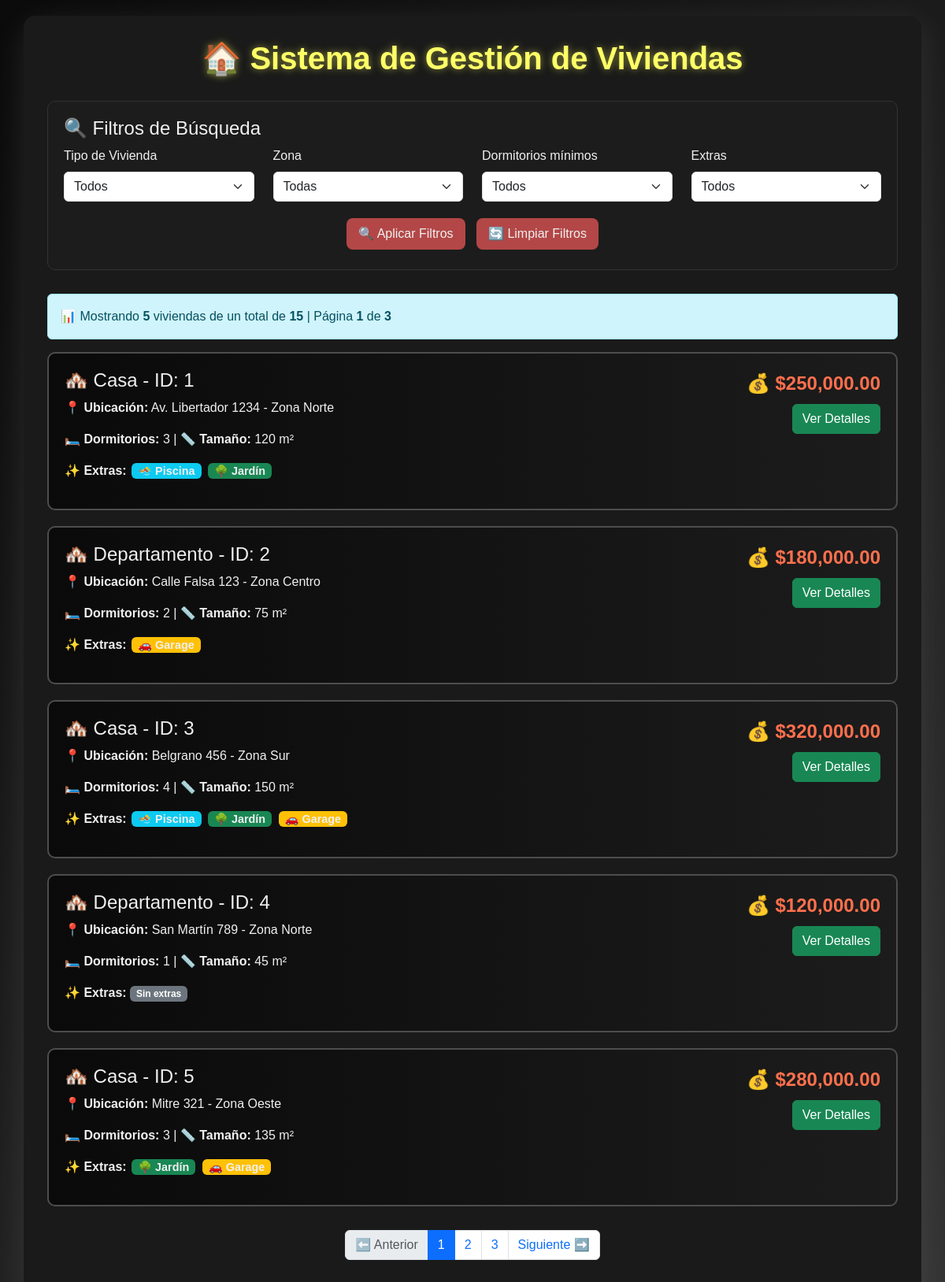
The page / on the database its author committed.
### tables this page shows
CREATE TABLE viviendas (
    id INT(3) AUTO_INCREMENT PRIMARY KEY,
    tipo VARCHAR(15),
    zona VARCHAR(15),
    direccion VARCHAR(30),
    dormitorios INT(1),
    precio FLOAT(10,2),
    tamano INT(5),
    extras SET('Piscina','Jardín','Garage')
);

### index.php (the view, shortened to what this page needs)
<?php
require_once 'conexion.php';
?>
<!DOCTYPE html>
<html lang="es">
<head>
    <link href="https://cdn.jsdelivr.net/npm/bootstrap@5.3.0/dist/css/bootstrap.min.css" rel="stylesheet">
    <link rel="stylesheet" href="style.css">
</head>
<body>
    <div class="container">
        <h1 class="titulo-principal">🏠 Sistema de Gestión de Viviendas</h1>
        <div class="filtros-section">
            <h4>🔍 Filtros de Búsqueda</h4>
            <form method="GET" action="">
                <div class="row">
                    <div class="col-md-3">
                        <label class="form-label">Tipo de Vivienda</label>
                        <select name="tipo" class="form-select">
                            <option value="">Todos</option>
                        </select>
                    </div>
                    <div class="col-md-3">
                        <label class="form-label">Zona</label>
                        <select name="zona" class="form-select">
                            <option value="">Todas</option>
                        </select>
                    </div>
                    <div class="col-md-3">
                        <label class="form-label">Dormitorios mínimos</label>
                        <select name="dormitorios" class="form-select">
                            <option value="">Todos</option>
                        </select>
                    </div>
                    <div class="col-md-3">
                        <label class="form-label">Extras</label>
                        <select name="extras" class="form-select">
                            <option value="">Todos</option>
                        </select>
                    </div>
                </div>
                <div class="row mt-3">
                    <div class="col-md-12 text-center">
                        <button type="submit" class="btn btn-primary btn-filtro">🔍 Aplicar Filtros</button>
                        <a href="index.php" class="btn btn-secondary btn-filtro">🔄 Limpiar Filtros</a>
                    </div>
                </div>
            </form>
        </div>
        <div id="resultados">
<?php
$pagina = isset($_GET['pagina']) ? (int)$_GET['pagina'] : 1;
$registrosPorPagina = 5;
$comienzo = ($pagina - 1) * $registrosPorPagina;
$where = [];
$whereSQL = count($where) > 0 ? "WHERE " . implode(" AND ", $where) : "";
$totalQuery = mysqli_query($conexion, "SELECT COUNT(*) as total FROM viviendas $whereSQL");
$totalRow = mysqli_fetch_assoc($totalQuery);
$totalRegistros = $totalRow['total'];
$totalPaginas = ceil($totalRegistros / $registrosPorPagina);
$query = "SELECT * FROM viviendas $whereSQL LIMIT $comienzo, $registrosPorPagina";
$registros = mysqli_query($conexion, $query)
    or die("<div class='alert alert-danger'>❌ Problemas en la consulta: " . mysqli_error($conexion) . "</div>");
echo "<div class='alert alert-info'>";
echo "📊 Mostrando <strong>" . mysqli_num_rows($registros) . "</strong> viviendas de un total de <strong>$totalRegistros</strong>";
echo " | Página <strong>$pagina</strong> de <strong>$totalPaginas</strong>";
echo "</div>";
if (mysqli_num_rows($registros) > 0) {
    while ($reg = mysqli_fetch_array($registros)) {
        echo "<div class='vivienda-card'>";
        echo "<div class='row'>";
        echo "<div class='col-md-8'>";
        echo "<h4>🏘️ " . htmlspecialchars($reg['tipo']) . " - ID: " . $reg['id'] . "</h4>";
        echo "<p><strong>📍 Ubicación:</strong> " . htmlspecialchars($reg['direccion']) . " - Zona " . htmlspecialchars($reg['zona']) . "</p>";
        echo "<p><strong>🛏️ Dormitorios:</strong> " . $reg['dormitorios'] . " | ";
        echo "<strong>📏 Tamaño:</strong> " . number_format($reg['tamano']) . " m²</p>";
        if (!empty($reg['extras'])) {
            echo "<p><strong>✨ Extras:</strong> ";
            $extras = explode(',', $reg['extras']);
            foreach ($extras as $extra) {
                $color = '';
                $icon = '';
                switch(trim($extra)) {
                    case 'Piscina':
                        $color = 'bg-info';
                        $icon = '🏊';
                        break;
                    case 'Jardín':
                        $color = 'bg-success';
                        $icon = '🌳';
                        break;
                    case 'Garage':
                        $color = 'bg-warning';
                        $icon = '🚗';
                        break;
                }
                echo "<span class='badge $color badge-extra'>$icon " . htmlspecialchars(trim($extra)) . "</span> ";
            }
            echo "</p>";
        } else {
            echo "<p><strong>✨ Extras:</strong> <span class='badge bg-secondary'>Sin extras</span></p>";
        }
        echo "</div>";
        echo "<div class='col-md-4 text-end'>";
        echo "<div class='precio'>💰 $" . number_format($reg['precio'], 2) . "</div>";
        echo "<button class='btn btn-success mt-2'>Ver Detalles</button>";
        echo "</div>";
        echo "</div>";
        echo "</div>";
    }
} else {
    echo "<div class='alert alert-warning'>⚠️ No se encontraron viviendas con los filtros seleccionados.</div>";
}
$urlParams = [];
$baseUrl = '?' . implode('&', $urlParams);
if ($totalPaginas > 1) {
    echo "<nav aria-label='Navegación de páginas'>";
    echo "<ul class='pagination'>";
    if ($pagina > 1) {
        echo "<li class='page-item'>";
        echo "<a class='page-link' href='{$baseUrl}pagina=" . ($pagina - 1) . "'>⬅️ Anterior</a>";
        echo "</li>";
    } else {
        echo "<li class='page-item disabled'>";
        echo "<span class='page-link'>⬅️ Anterior</span>";
        echo "</li>";
    }
    for ($i = 1; $i <= $totalPaginas; $i++) {
        $active = ($i == $pagina) ? 'active' : '';
        echo "<li class='page-item $active'>";
        echo "<a class='page-link' href='{$baseUrl}pagina=$i'>$i</a>";
        echo "</li>";
    }
    if ($pagina < $totalPaginas) {
        echo "<li class='page-item'>";
        echo "<a class='page-link' href='{$baseUrl}pagina=" . ($pagina + 1) . "'>Siguiente ➡️</a>";
        echo "</li>";
    } else {
        echo "<li class='page-item disabled'>";
        echo "<span class='page-link'>Siguiente ➡️</span>";
        echo "</li>";
    }
    echo "</ul>";
    echo "</nav>";
}
?>
        </div>
    </div>
</body>
</html>

### style.css (style rules this page uses)
body { background: linear-gradient(135deg, #0a0a0a 0%, #333333 100%); min-height: 100vh; padding: 20px 0; color: #f0f0f0; font-family: "Poppins", sans-serif; }
.container { background: #1a1a1a; border-radius: 15px; padding: 30px; box-shadow: 0 10px 40px rgba(255, 255, 255, 0.1); }
.vivienda-card { border: 2px solid #4d4d4d; border-radius: 10px; padding: 20px; margin-bottom: 20px; transition: all 0.3s ease; background: linear-gradient(to right, #0a0a0a, #1c1c1c); color: #f0f0f0; }
.precio { color: #ff704d; font-size: 1.5em; font-weight: bold; }
.badge-extra { background-color: #b34747; color: #f0f0f0; margin: 2px; font-size: 0.9em; border-radius: 6px; padding: 3px 8px; }
.filtros-section { background: #1c1c1c; padding: 20px; border-radius: 10px; margin-bottom: 30px; border: 1px solid #333333; }
.titulo-principal { color: #ffff66; text-align: center; margin-bottom: 30px; font-weight: bold; text-shadow: 0 0 10px rgba(255, 255, 102, 0.5); }
.pagination { justify-content: center; margin-top: 30px; }
.btn-filtro { margin: 5px; background-color: #b34747; color: #f0f0f0; border: none; border-radius: 8px; padding: 8px 15px; transition: all 0.2s; }
.vivienda-card { animation: fadeIn 0.5s ease-in-out; }

### rows shown on the page
viviendas: tipo "Casa", id "1", direccion "Av. Libertador 1234", zona "Norte", dormitorios "3", tamano "120", extras "🏊", extras "Piscina", extras "🌳", extras "Jardín", precio "250,000.00"
viviendas: tipo "Departamento", id "2", direccion "Calle Falsa 123", zona "Centro", dormitorios "2", tamano "75", extras "🚗", extras "Garage", precio "180,000.00"
viviendas: tipo "Casa", id "3", direccion "Belgrano 456", zona "Sur", dormitorios "4", tamano "150", extras "🏊", extras "Piscina", extras "🌳", extras "Jardín", extras "🚗", extras "Garage", precio "320,000.00"
viviendas: tipo "Departamento", id "4", direccion "San Martín 789", zona "Norte", dormitorios "1", tamano "45", shows "✨ Extras:", extras "Sin extras", precio "120,000.00"
viviendas: tipo "Casa", id "5", direccion "Mitre 321", zona "Oeste", dormitorios "3", tamano "135", extras "🌳", extras "Jardín", extras "🚗", extras "Garage", precio "280,000.00"

### other values the page prints
mysqli_num_rows($registros) "5"
$totalRegistros "15"
$pagina "1"
$totalPaginas "3"
